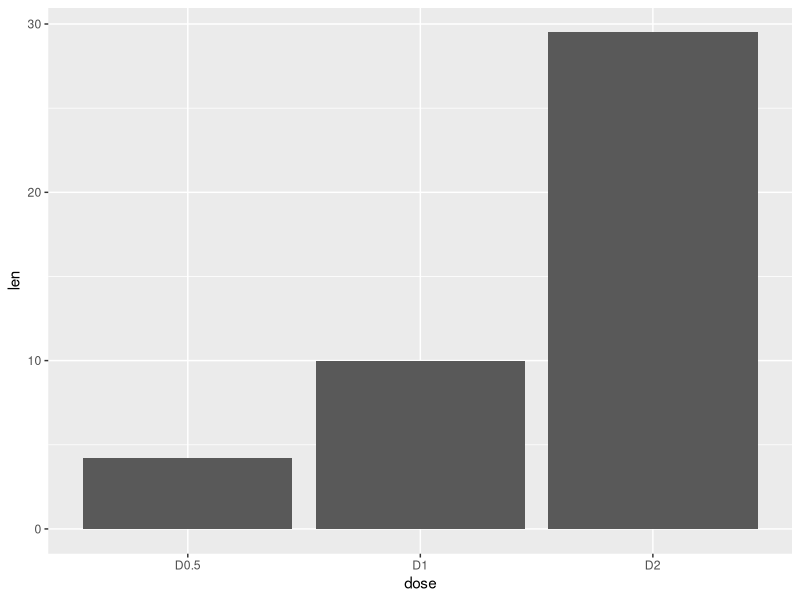
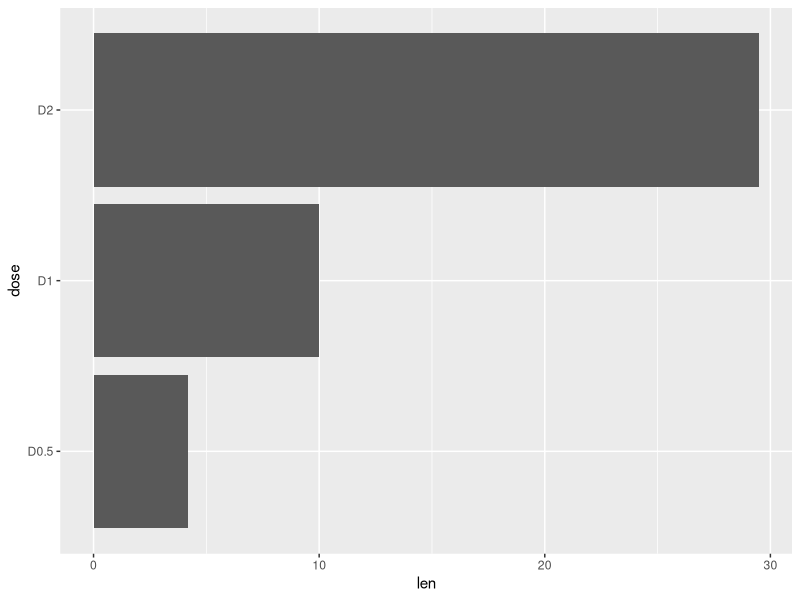
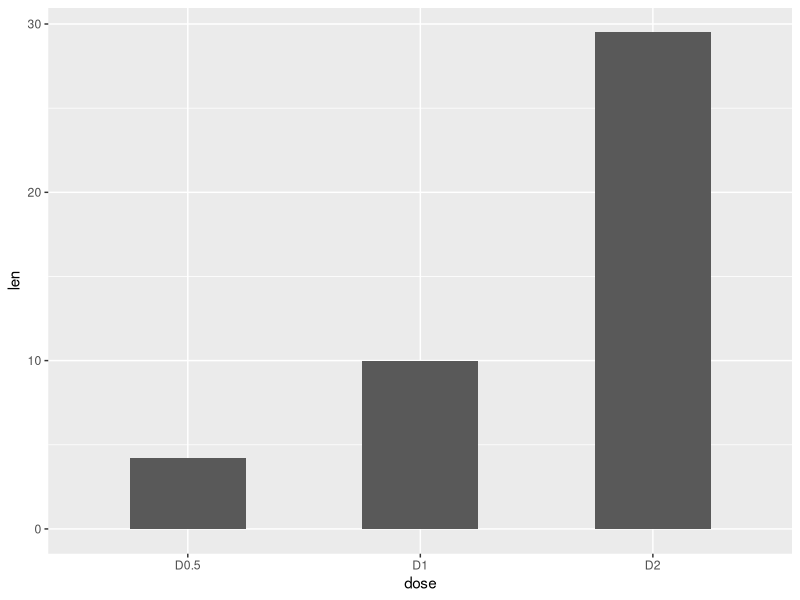
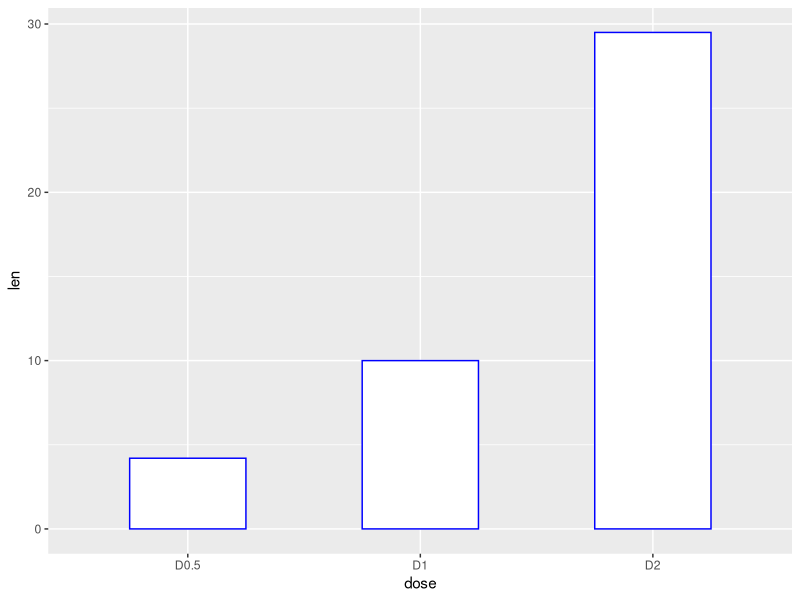
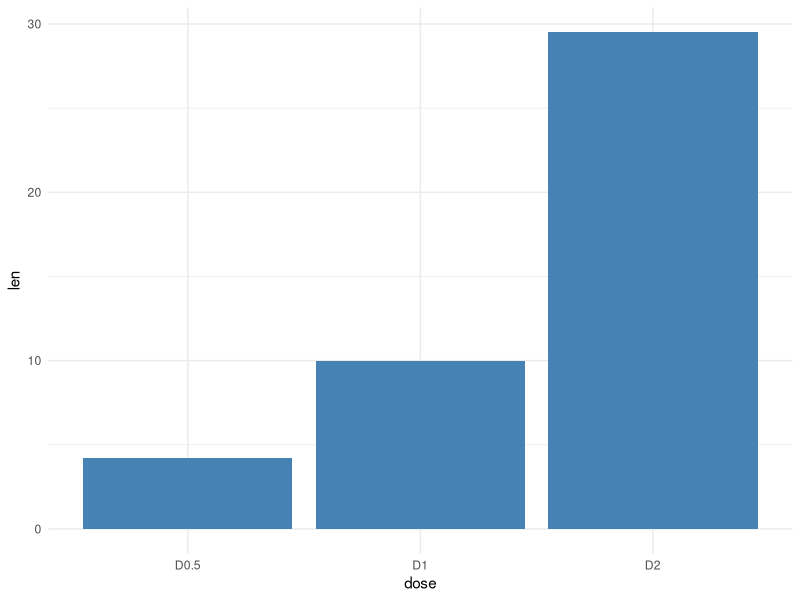
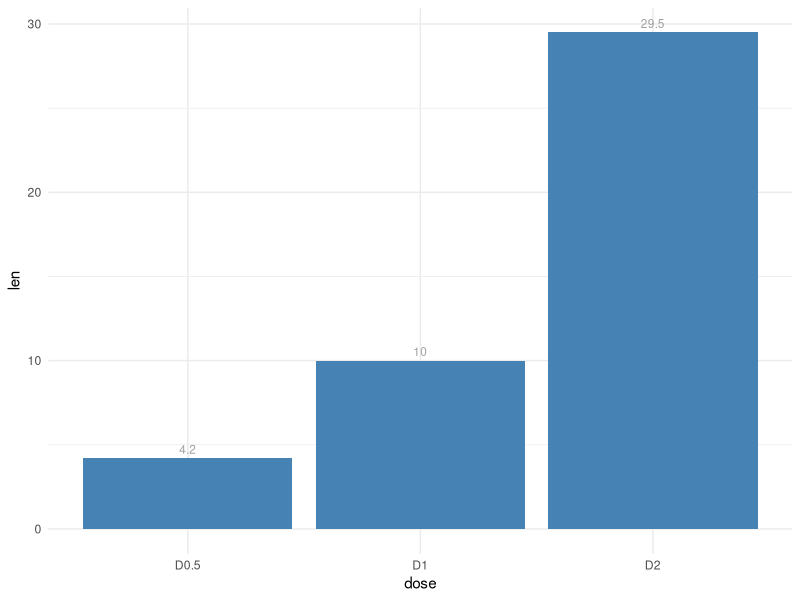
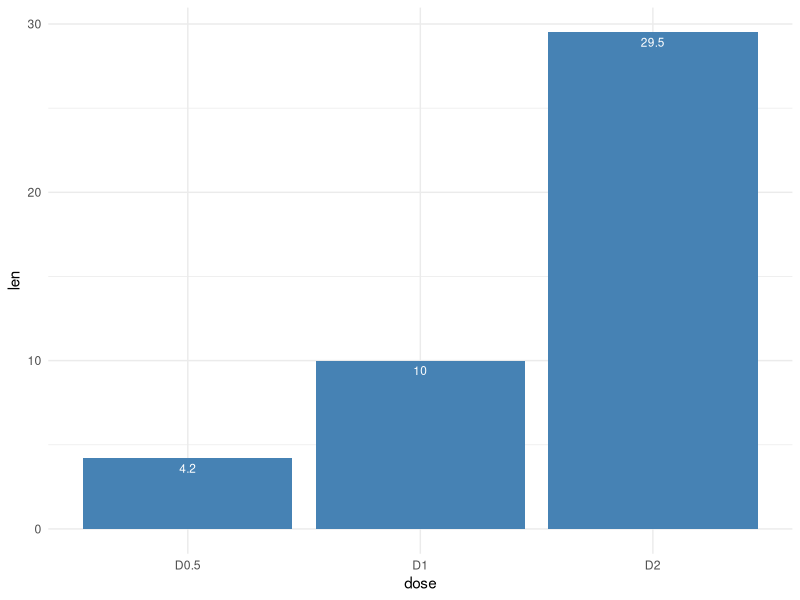
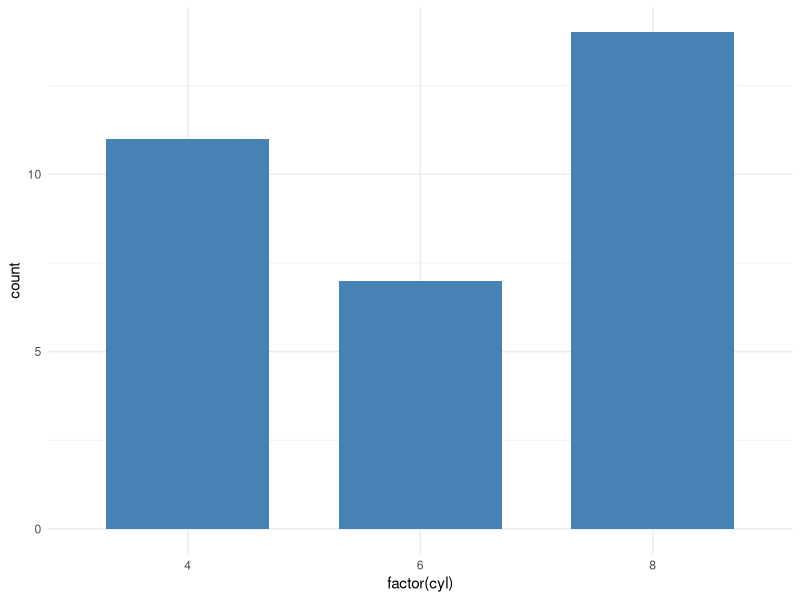

Here is the R script that generated these plots, in order:
#Creating a data frame
dataset = data.frame(dose = c("D0.5", "D1", "D2"), 
                     len = c(4.2, 10, 29.5))

library(ggplot2)

# Basic barplot
ggplot(data = dataset, aes(x = dose, y = len)) + 
  geom_bar(stat = "identity")

# Horizontal barplot
ggplot(data = dataset, aes(x = dose, y = len)) + 
  geom_bar(stat = "identity") +
  coord_flip()

# Changing the width of bars
ggplot(data = dataset, aes(x = dose, y = len)) + 
  geom_bar(stat = "identity", width = .5)

# Changing colors
ggplot(data = dataset, aes(x = dose, y = len)) + 
  geom_bar(stat = "identity", color = "blue", fill = "white", width = .5)

# Minimal theme with blue fill color
ggplot(data = dataset, aes(x = dose, y = len)) + 
  geom_bar(stat = "identity", fill = "steelblue") +
  theme_minimal()

# Barplot with labels
# Outeside bars
ggplot(data = dataset, aes(x = dose, y = len)) + 
  geom_bar(stat = "identity", fill = "steelblue") +
  geom_text(aes(label = len), vjust = -0.5, size = 3, color = "#9F9F9F") +
  theme_minimal()

# Inside bars
ggplot(data = dataset, aes(x = dose, y = len)) + 
  geom_bar(stat = "identity", fill = "steelblue") +
  geom_text(aes(label = len), vjust = 1.6, size = 3, color = "white") +
  theme_minimal()

myCarData = mtcars
# Barplot of counts
# To make a barplot of counts, we will use mtcars dataset

ggplot(data = myCarData, aes(x = factor(cyl))) +
  geom_bar(stat = "count", width = 0.7, fill = "steelblue") +
  theme_minimal() 

#Changing barplot line colors by groups

print(dataset)
ggplot(dataset, aes(x = dose, y = len, color = dose)) +
  geom_bar(stat = "identity", fill = "white") 


#Using custom color palettes
ggplot(dataset, aes(x = dose, y = len, color = dose)) +
  geom_bar(stat = "identity", fill = "white") +
  scale_color_manual(values = c("red","black","orange"))

#Using brewer color paletts

ggplot(dataset, aes(x = dose, y = len, color = dose)) +
  geom_bar(stat = "identity", fill = "white") +
  scale_color_brewer(palette = "Dark2")

#using gray scale

ggplot(dataset, aes(x = dose, y = len, color = dose)) +
  geom_bar(stat = "identity", fill = "white") +
  scale_color_grey()+
  theme_classic()

#changing bar plot fill colors by group

p = ggplot(dataset, aes(x = dose, y = len, fill = dose)) +
  geom_bar(stat = "identity") +
  theme_minimal() + scale_fill_manual(values = c("#3826bf", "#bf264f", "#5ebf26")) 

p + scale_fill_brewer(palette = "Dark2")

p+ scale_fill_grey()

#Using black outline color

ggplot(dataset, aes(x = dose, y = len, fill = dose)) +
  geom_bar(stat = "identity", color = "black") +
  scale_color_manual(values = c("#3826bf", "#bf264f", "#5ebf26"))+
  theme(legend.position = "bottom")

#you should learn more about GitHub from the internet
#please go to youtube and search for GitHub free courses